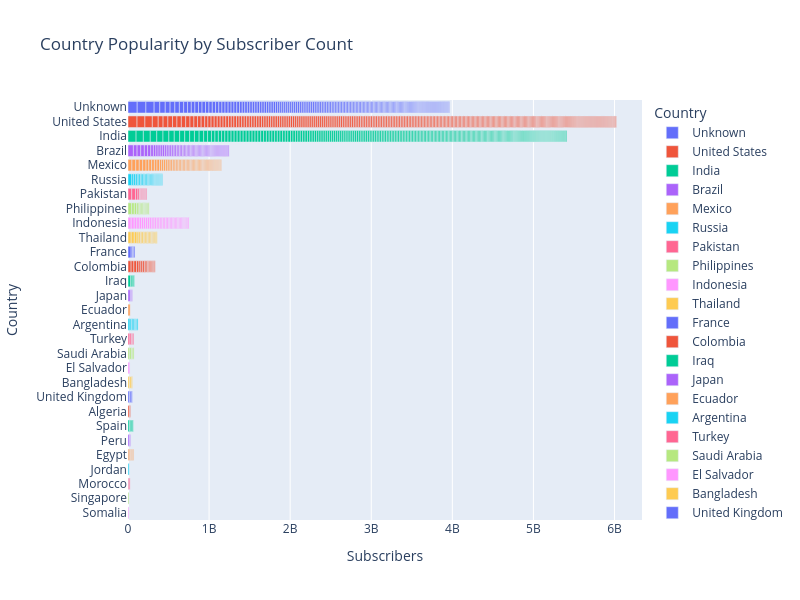

The notebook cell this image was saved under:
### Markdown cell above
<div style="background-color: white; border-color: gray; border-width: 4px; border-style: solid; border-radius: 10px; padding: 10px; margin: 10px; font-family: Arial, Helvetica, sans-serif;">
  <p>From the distributions across continents, channels coming from <b>Europe, North America & Asia</b> have the highest average likes and visits, and the highest most subscriptions on average are <b>Asia, North America & South America</b> with majority of channels being in the Unknown category</p>
</div>

### Code cell
# Import plotly express module
import plotly.express as px

fig = px.bar(df, y='Country', x='Subscribers', color='Country', color_continuous_scale='Coolwarm',
             labels = True, title = 'Country Popularity by Subscriber Count')

fig.update_layout(width=800, height=600)

fig.show()

### Figure 1 — Plotly figure (JSON) as saved in the notebook; plotly's stock layout.template omitted (floating-point values rounded to 4 significant figures; data arrays with more than 128 entries replaced by an {"elided": "..."} marker saying what was removed)
{"data": [{"alignmentgroup": "True", "hovertemplate": "Country=%{y}<br>Subscribers=%{x}<extra></extra>", "legendgroup": "Unknown", "marker": {"color": "#636efa", "pattern": {"shape": ""}}, "name": "Unknown", "offsetgroup": "Unknown", "orientation": "h", "showlegend": true, "textposition": "auto", "type": "bar", "x": {"elided": "170 int values"}, "xaxis": "x", "y": {"elided": "170 str values"}, "yaxis": "y"}, {"alignmentgroup": "True", "hovertemplate": "Country=%{y}<br>Subscribers=%{x}<extra></extra>", "legendgroup": "United States", "marker": {"color": "#EF553B", "pattern": {"shape": ""}}, "name": "United States", "offsetgroup": "United States", "orientation": "h", "showlegend": true, "textposition": "auto", "type": "bar", "x": {"elided": "290 int values"}, "xaxis": "x", "y": {"elided": "290 str values"}, "yaxis": "y"}, {"alignmentgroup": "True", "hovertemplate": "Country=%{y}<br>Subscribers=%{x}<extra></extra>", "legendgroup": "India", "marker": {"color": "#00cc96", "pattern": {"shape": ""}}, "name": "India", "offsetgroup": "India", "orientation": "h", "showlegend": true, "textposition": "auto", "type": "bar", "x": {"elided": "239 int values"}, "xaxis": "x", "y": {"elided": "239 str values"}, "yaxis": "y"}, {"alignmentgroup": "True", "hovertemplate": "Country=%{y}<br>Subscribers=%{x}<extra></extra>", "legendgroup": "Brazil", "marker": {"color": "#ab63fa", "pattern": {"shape": ""}}, "name": "Brazil", "offsetgroup": "Brazil", "orientation": "h", "showlegend": true, "textposition": "auto", "type": "bar", "x": [66600000, 45600000, 45000000, 44400000, 40100000, 39300000, 32200000, 30600000, 27200000, 26600000, 26100000, 25900000, 23500000, 22500000, 22100000, 21100000, 20300000, 20100000, 20100000, 18600000, 18200000, 18000000, 17800000, 17400000, 17000000, 16500000, 16400000, 16100000, 16000000, 15600000, 15100000, 15000000, 14900000, 14800000, 14600000, 14600000, 14600000, 14600000, 14400000, 14200000, 14200000, 14200000, 14000000, 13900000, 13800000, 13800000, 13600000, 13400000, 13300000, 13300000, 13200000, 13200000, 12800000, 12800000, 12700000, 12600000, 12600000, 12400000, 12400000, 12400000, 12300000, 12200000, 12200000, 11900000], "xaxis": "x", "y": ["Brazil", "Brazil", "Brazil", "Brazil", "Brazil", "Brazil", "Brazil", "Brazil", "Brazil", "Brazil", "Brazil", "Brazil", "Brazil", "Brazil", "Brazil", "Brazil", "Brazil", "Brazil", "Brazil", "Brazil", "Brazil", "Brazil", "Brazil", "Brazil", "Brazil", "Brazil", "Brazil", "Brazil", "Brazil", "Brazil", "Brazil", "Brazil", "Brazil", "Brazil", "Brazil", "Brazil", "Brazil", "Brazil", "Brazil", "Brazil", "Brazil", "Brazil", "Brazil", "Brazil", "Brazil", "Brazil", "Brazil", "Brazil", "Brazil", "Brazil", "Brazil", "Brazil", "Brazil", "Brazil", "Brazil", "Brazil", "Brazil", "Brazil", "Brazil", "Brazil", "Brazil", "Brazil", "Brazil", "Brazil"], "yaxis": "y"}, {"alignmentgroup": "True", "hovertemplate": "Country=%{y}<br>Subscribers=%{x}<extra></extra>", "legendgroup": "Mexico", "marker": {"color": "#FFA15A", "pattern": {"shape": ""}}, "name": "Mexico", "offsetgroup": "Mexico", "orientation": "h", "showlegend": true, "textposition": "auto", "type": "bar", "x": [48600000, 47000000, 43400000, 42100000, 41100000, 34700000, 34600000, 34000000, 32000000, 31800000, 25700000, 24000000, 23100000, 23100000, 22800000, 21900000, 19800000, 19500000, 19200000, 18300000, 18200000, 17200000, 16800000, 16800000, 16700000, 16500000, 16200000, 16000000, 15200000, 15200000, 15000000, 15000000, 15000000, 14900000, 14800000, 14800000, 14800000, 14800000, 14400000, 14200000, 14000000, 14000000, 13900000, 13600000, 13200000, 13200000, 13000000, 13000000, 13000000, 12800000, 12600000, 12600000, 12600000, 12600000, 12600000, 12200000, 11900000, 11900000], "xaxis": "x", "y": ["Mexico", "Mexico", "Mexico", "Mexico", "Mexico", "Mexico", "Mexico", "Mexico", "Mexico", "Mexico", "Mexico", "Mexico", "Mexico", "Mexico", "Mexico", "Mexico", "Mexico", "Mexico", "Mexico", "Mexico", "Mexico", "Mexico", "Mexico", "Mexico", "Mexico", "Mexico", "Mexico", "Mexico", "Mexico", "Mexico", "Mexico", "Mexico", "Mexico", "Mexico", "Mexico", "Mexico", "Mexico", "Mexico", "Mexico", "Mexico", "Mexico", "Mexico", "Mexico", "Mexico", "Mexico", "Mexico", "Mexico", "Mexico", "Mexico", "Mexico", "Mexico", "Mexico", "Mexico", "Mexico", "Mexico", "Mexico", "Mexico", "Mexico"], "yaxis": "y"}, {"alignmentgroup": "True", "hovertemplate": "Country=%{y}<br>Subscribers=%{x}<extra></extra>", "legendgroup": "Russia", "marker": {"color": "#19d3f3", "pattern": {"shape": ""}}, "name": "Russia", "offsetgroup": "Russia", "orientation": "h", "showlegend": true, "textposition": "auto", "type": "bar", "x": [47300000, 23900000, 23700000, 20500000, 19100000, 19100000, 18600000, 17400000, 16800000, 16400000, 16300000, 16000000, 15200000, 14400000, 14200000, 14100000, 13700000, 13600000, 13600000, 12400000, 12300000, 12000000, 12000000, 11900000, 11900000], "xaxis": "x", "y": ["Russia", "Russia", "Russia", "Russia", "Russia", "Russia", "Russia", "Russia", "Russia", "Russia", "Russia", "Russia", "Russia", "Russia", "Russia", "Russia", "Russia", "Russia", "Russia", "Russia", "Russia", "Russia", "Russia", "Russia", "Russia"], "yaxis": "y"}, {"alignmentgroup": "True", "hovertemplate": "Country=%{y}<br>Subscribers=%{x}<extra></extra>", "legendgroup": "Pakistan", "marker": {"color": "#FF6692", "pattern": {"shape": ""}}, "name": "Pakistan", "offsetgroup": "Pakistan", "orientation": "h", "showlegend": true, "textposition": "auto", "type": "bar", "x": [46400000, 45900000, 30200000, 19800000, 14700000, 14000000, 12400000, 12200000, 12100000, 12100000, 12000000], "xaxis": "x", "y": ["Pakistan", "Pakistan", "Pakistan", "Pakistan", "Pakistan", "Pakistan", "Pakistan", "Pakistan", "Pakistan", "Pakistan", "Pakistan"], "yaxis": "y"}, {"alignmentgroup": "True", "hovertemplate": "Country=%{y}<br>Subscribers=%{x}<extra></extra>", "legendgroup": "Philippines", "marker": {"color": "#B6E880", "pattern": {"shape": ""}}, "name": "Philippines", "offsetgroup": "Philippines", "orientation": "h", "showlegend": true, "textposition": "auto", "type": "bar", "x": [45000000, 32900000, 26800000, 21700000, 16800000, 16400000, 15400000, 15400000, 15200000, 14400000, 13800000, 13800000, 13400000], "xaxis": "x", "y": ["Philippines", "Philippines", "Philippines", "Philippines", "Philippines", "Philippines", "Philippines", "Philippines", "Philippines", "Philippines", "Philippines", "Philippines", "Philippines"], "yaxis": "y"}, {"alignmentgroup": "True", "hovertemplate": "Country=%{y}<br>Subscribers=%{x}<extra></extra>", "legendgroup": "Indonesia", "marker": {"color": "#FF97FF", "pattern": {"shape": ""}}, "name": "Indonesia", "offsetgroup": "Indonesia", "orientation": "h", "showlegend": true, "textposition": "auto", "type": "bar", "x": [39600000, 36900000, 32600000, 30600000, 26700000, 25700000, 25400000, 24700000, 24300000, 21900000, 21300000, 21000000, 20500000, 19900000, 19300000, 18400000, 18200000, 18000000, 18000000, 17800000, 17300000, 16600000, 16200000, 16200000, 16000000, 16000000, 15600000, 15400000, 15400000, 15300000, 15200000, 14900000, 14400000, 14200000, 13600000, 13600000, 13200000, 12600000], "xaxis": "x", "y": ["Indonesia", "Indonesia", "Indonesia", "Indonesia", "Indonesia", "Indonesia", "Indonesia", "Indonesia", "Indonesia", "Indonesia", "Indonesia", "Indonesia", "Indonesia", "Indonesia", "Indonesia", "Indonesia", "Indonesia", "Indonesia", "Indonesia", "Indonesia", "Indonesia", "Indonesia", "Indonesia", "Indonesia", "Indonesia", "Indonesia", "Indonesia", "Indonesia", "Indonesia", "Indonesia", "Indonesia", "Indonesia", "Indonesia", "Indonesia", "Indonesia", "Indonesia", "Indonesia", "Indonesia"], "yaxis": "y"}, {"alignmentgroup": "True", "hovertemplate": "Country=%{y}<br>Subscribers=%{x}<extra></extra>", "legendgroup": "Thailand", "marker": {"color": "#FECB52", "pattern": {"shape": ""}}, "name": "Thailand", "offsetgroup": "Thailand", "orientation": "h", "showlegend": true, "textposition": "auto", "type": "bar", "x": [39400000, 38100000, 34000000, 23400000, 18800000, 18600000, 18000000, 17800000, 16800000, 16700000, 16600000, 16600000, 15600000, 15200000, 14600000, 14200000, 13600000, 12200000], "xaxis": "x", "y": ["Thailand", "Thailand", "Thailand", "Thailand", "Thailand", "Thailand", "Thailand", "Thailand", "Thailand", "Thailand", "Thailand", "Thailand", "Thailand", "Thailand", "Thailand", "Thailand", "Thailand", "Thailand"], "yaxis": "y"}, {"alignmentgroup": "True", "hovertemplate": "Country=%{y}<br>Subscribers=%{x}<extra></extra>", "legendgroup": "France", "marker": {"color": "#636efa", "pattern": {"shape": ""}}, "name": "France", "offsetgroup": "France", "orientation": "h", "showlegend": true, "textposition": "auto", "type": "bar", "x": [39100000, 18400000, 14500000, 13900000], "xaxis": "x", "y": ["France", "France", "France", "France"], "yaxis": "y"}, {"alignmentgroup": "True", "hovertemplate": "Country=%{y}<br>Subscribers=%{x}<extra></extra>", "legendgroup": "Colombia", "marker": {"color": "#EF553B", "pattern": {"shape": ""}}, "name": "Colombia", "offsetgroup": "Colombia", "orientation": "h", "showlegend": true, "textposition": "auto", "type": "bar", "x": [38300000, 34200000, 33000000, 29400000, 23700000, 23700000, 22900000, 18200000, 16500000, 16000000, 15400000, 13800000, 13600000, 12800000, 12200000, 11700000], "xaxis": "x", "y": ["Colombia", "Colombia", "Colombia", "Colombia", "Colombia", "Colombia", "Colombia", "Colombia", "Colombia", "Colombia", "Colombia", "Colombia", "Colombia", "Colombia", "Colombia", "Colombia"], "yaxis": "y"}, {"alignmentgroup": "True", "hovertemplate": "Country=%{y}<br>Subscribers=%{x}<extra></extra>", "legendgroup": "Iraq", "marker": {"color": "#00cc96", "pattern": {"shape": ""}}, "name": "Iraq", "offsetgroup": "Iraq", "orientation": "h", "showlegend": true, "textposition": "auto", "type": "bar", "x": [32700000, 17600000, 14200000, 14200000], "xaxis": "x", "y": ["Iraq", "Iraq", "Iraq", "Iraq"], "yaxis": "y"}, {"alignmentgroup": "True", "hovertemplate": "Country=%{y}<br>Subscribers=%{x}<extra></extra>", "legendgroup": "Japan", "marker": {"color": "#ab63fa", "pattern": {"shape": ""}}, "name": "Japan", "offsetgroup": "Japan", "orientation": "h", "showlegend": true, "textposition": "auto", "type": "bar", "x": [29000000, 13100000, 11900000], "xaxis": "x", "y": ["Japan", "Japan", "Japan"], "yaxis": "y"}, {"alignmentgroup": "True", "hovertemplate": "Country=%{y}<br>Subscribers=%{x}<extra></extra>", "legendgroup": "Ecuador", "marker": {"color": "#FFA15A", "pattern": {"shape": ""}}, "name": "Ecuador", "offsetgroup": "Ecuador", "orientation": "h", "showlegend": true, "textposition": "auto", "type": "bar", "x": [26800000], "xaxis": "x", "y": ["Ecuador"], "yaxis": "y"}, {"alignmentgroup": "True", "hovertemplate": "Country=%{y}<br>Subscribers=%{x}<extra></extra>", "legendgroup": "Argentina", "marker": {"color": "#19d3f3", "pattern": {"shape": ""}}, "name": "Argentina", "offsetgroup": "Argentina", "orientation": "h", "showlegend": true, "textposition": "auto", "type": "bar", "x": [25700000, 18800000, 18000000, 16400000, 16400000, 14600000, 14200000], "xaxis": "x", "y": ["Argentina", "Argentina", "Argentina", "Argentina", "Argentina", "Argentina", "Argentina"], "yaxis": "y"}, {"alignmentgroup": "True", "hovertemplate": "Country=%{y}<br>Subscribers=%{x}<extra></extra>", "legendgroup": "Turkey", "marker": {"color": "#FF6692", "pattern": {"shape": ""}}, "name": "Turkey", "offsetgroup": "Turkey", "orientation": "h", "showlegend": true, "textposition": "auto", "type": "bar", "x": [24400000, 18200000, 16500000, 13100000], "xaxis": "x", "y": ["Turkey", "Turkey", "Turkey", "Turkey"], "yaxis": "y"}, {"alignmentgroup": "True", "hovertemplate": "Country=%{y}<br>Subscribers=%{x}<extra></extra>", "legendgroup": "Saudi Arabia", "marker": {"color": "#B6E880", "pattern": {"shape": ""}}, "name": "Saudi Arabia", "offsetgroup": "Saudi Arabia", "orientation": "h", "showlegend": true, "textposition": "auto", "type": "bar", "x": [22700000, 22300000, 16000000, 13600000], "xaxis": "x", "y": ["Saudi Arabia", "Saudi Arabia", "Saudi Arabia", "Saudi Arabia"], "yaxis": "y"}, {"alignmentgroup": "True", "hovertemplate": "Country=%{y}<br>Subscribers=%{x}<extra></extra>", "legendgroup": "El Salvador", "marker": {"color": "#FF97FF", "pattern": {"shape": ""}}, "name": "El Salvador", "offsetgroup": "El Salvador", "orientation": "h", "showlegend": true, "textposition": "auto", "type": "bar", "x": [21900000], "xaxis": "x", "y": ["El Salvador"], "yaxis": "y"}, {"alignmentgroup": "True", "hovertemplate": "Country=%{y}<br>Subscribers=%{x}<extra></extra>", "legendgroup": "Bangladesh", "marker": {"color": "#FECB52", "pattern": {"shape": ""}}, "name": "Bangladesh", "offsetgroup": "Bangladesh", "orientation": "h", "showlegend": true, "textposition": "auto", "type": "bar", "x": [20500000, 20400000, 14300000], "xaxis": "x", "y": ["Bangladesh", "Bangladesh", "Bangladesh"], "yaxis": "y"}, {"alignmentgroup": "True", "hovertemplate": "Country=%{y}<br>Subscribers=%{x}<extra></extra>", "legendgroup": "United Kingdom", "marker": {"color": "#636efa", "pattern": {"shape": ""}}, "name": "United Kingdom", "offsetgroup": "United Kingdom", "orientation": "h", "showlegend": true, "textposition": "auto", "type": "bar", "x": [19900000, 19500000, 13800000], "xaxis": "x", "y": ["United Kingdom", "United Kingdom", "United Kingdom"], "yaxis": "y"}, {"alignmentgroup": "True", "hovertemplate": "Country=%{y}<br>Subscribers=%{x}<extra></extra>", "legendgroup": "Algeria", "marker": {"color": "#EF553B", "pattern": {"shape": ""}}, "name": "Algeria", "offsetgroup": "Algeria", "orientation": "h", "showlegend": true, "textposition": "auto", "type": "bar", "x": [19300000, 12200000], "xaxis": "x", "y": ["Algeria", "Algeria"], "yaxis": "y"}, {"alignmentgroup": "True", "hovertemplate": "Country=%{y}<br>Subscribers=%{x}<extra></extra>", "legendgroup": "Spain", "marker": {"color": "#00cc96", "pattern": {"shape": ""}}, "name": "Spain", "offsetgroup": "Spain", "orientation": "h", "showlegend": true, "textposition": "auto", "type": "bar", "x": [18400000, 18000000, 15200000, 13000000], "xaxis": "x", "y": ["Spain", "Spain", "Spain", "Spain"], "yaxis": "y"}, {"alignmentgroup": "True", "hovertemplate": "Country=%{y}<br>Subscribers=%{x}<extra></extra>", "legendgroup": "Peru", "marker": {"color": "#ab63fa", "pattern": {"shape": ""}}, "name": "Peru", "offsetgroup": "Peru", "orientation": "h", "showlegend": true, "textposition": "auto", "type": "bar", "x": [18200000, 13200000], "xaxis": "x", "y": ["Peru", "Peru"], "yaxis": "y"}, {"alignmentgroup": "True", "hovertemplate": "Country=%{y}<br>Subscribers=%{x}<extra></extra>", "legendgroup": "Egypt", "marker": {"color": "#FFA15A", "pattern": {"shape": ""}}, "name": "Egypt", "offsetgroup": "Egypt", "orientation": "h", "showlegend": true, "textposition": "auto", "type": "bar", "x": [15800000, 15200000, 14800000, 12200000, 11900000], "xaxis": "x", "y": ["Egypt", "Egypt", "Egypt", "Egypt", "Egypt"], "yaxis": "y"}, {"alignmentgroup": "True", "hovertemplate": "Country=%{y}<br>Subscribers=%{x}<extra></extra>", "legendgroup": "Jordan", "marker": {"color": "#19d3f3", "pattern": {"shape": ""}}, "name": "Jordan", "offsetgroup": "Jordan", "orientation": "h", "showlegend": true, "textposition": "auto", "type": "bar", "x": [14200000], "xaxis": "x", "y": ["Jordan"], "yaxis": "y"}, {"alignmentgroup": "True", "hovertemplate": "Country=%{y}<br>Subscribers=%{x}<extra></extra>", "legendgroup": "Morocco", "marker": {"color": "#FF6692", "pattern": {"shape": ""}}, "name": "Morocco", "offsetgroup": "Morocco", "orientation": "h", "showlegend": true, "textposition": "auto", "type": "bar", "x": [13200000, 12600000], "xaxis": "x", "y": ["Morocco", "Morocco"], "yaxis": "y"}, {"alignmentgroup": "True", "hovertemplate": "Country=%{y}<br>Subscribers=%{x}<extra></extra>", "legendgroup": "Singapore", "marker": {"color": "#B6E880", "pattern": {"shape": ""}}, "name": "Singapore", "offsetgroup": "Singapore", "orientation": "h", "showlegend": true, "textposition": "auto", "type": "bar", "x": [12400000], "xaxis": "x", "y": ["Singapore"], "yaxis": "y"}, {"alignmentgroup": "True", "hovertemplate": "Country=%{y}<br>Subscribers=%{x}<extra></extra>", "legendgroup": "Somalia", "marker": {"color": "#FF97FF", "pattern": {"shape": ""}}, "name": "Somalia", "offsetgroup": "Somalia", "orientation": "h", "showlegend": true, "textposition": "auto", "type": "bar", "x": [11700000], "xaxis": "x", "y": ["Somalia"], "yaxis": "y"}], "layout": {"barmode": "relative", "height": 600, "legend": {"title": {"text": "Country"}, "tracegroupgap": 0}, "title": {"text": "Country Popularity by Subscriber Count"}, "width": 800, "xaxis": {"anchor": "y", "autorange": true, "domain": [0, 1], "range": [0, 6339000000.0], "title": {"text": "Subscribers"}, "type": "linear"}, "yaxis": {"anchor": "x", "autorange": true, "categoryarray": ["Somalia", "Singapore", "Morocco", "Jordan", "Egypt", "Peru", "Spain", "Algeria", "United Kingdom", "Bangladesh", "El Salvador", "Saudi Arabia", "Turkey", "Argentina", "Ecuador", "Japan", "Iraq", "Colombia", "France", "Thailand", "Indonesia", "Philippines", "Pakistan", "Russia", "Mexico", "Brazil", "India", "United States", "Unknown"], "categoryorder": "array", "domain": [0, 1], "range": [-0.5, 28.5], "title": {"text": "Country"}, "type": "category"}}}
